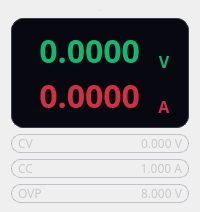
  <widget class="QWidget" name="digital">
   <property name="font">
    <font>
     <family>WenQuanYi Micro Hei</family>
    </font>
   </property>
   <property name="cursor">
    <cursorShape>BlankCursor</cursorShape>
   </property>
   <property name="contextMenuPolicy">
    <enum>Qt::NoContextMenu</enum>
   </property>
   <property name="styleSheet">
    <string notr="true">#measureframe{
	background-color: #080810;
  	border-radius: 12px;
 	border: 1.2px solid #3A3A4E;
}
#curr_label{
	font-weight: bold;
	font-size: 32px;
	color: #D23040;
}
#currunit_label{
	font-size: 16px;
	color: #D23040;
}
#volt_label{
	font-weight: bold;
	font-size: 32px;
	color: #10B870;
}
#voltunit_label{
	font-size: 16px;
	color: #10B870;
}


#cv_frame ,
#cc_frame,
#ovp_frame{ 
    background-color: rgba(255,255,255,0.035);
    border: 1px solid rgba(90,100,125,0.32);
	border-radius:9px;
}
#cv_frame QLabel,
#cc_frame QLabel,
#ovp_frame QLabel{
	font-size: 12px;
	color: #C9C9C9;
}
#cv_frame[Status=true] { 
    background: qlineargradient(spread:pad, x1:0, y1:0, x2:0, y2:1,
        stop:0 rgba(13, 175, 101, 0.36),
        stop:1 rgba(13, 175, 101, 0.12));
    border: 1px solid rgba(13,175,101,0.84);
}
#cc_frame[Status=true] { 
    background: qlineargradient(spread:pad, x1:0, y1:0, x2:0, y2:1,
        stop:0 rgba(223, 29, 50, 0.36),
        stop:1 rgba(223, 29, 50, 0.12));
    border: 1px solid rgba(223, 29, 50, 0.84);
}
#ovp_frame[Status=true] { 
    background: qlineargradient(spread:pad, x1:0, y1:0, x2:0, y2:1,
        stop:0 rgba(229, 194, 125, 0.36),
        stop:1 rgba(229, 194, 125, 0.12));
    border: 1px solid rgba(229, 194, 125, 0.84);
}</string>
   </property>
   <layout class="QVBoxLayout" name="verticalLayout" stretch="2,6,2,2,2">
    <property name="spacing">
     <number>6</number>
    </property>
    <property name="topMargin">
     <number>9</number>
    </property>
    <property name="bottomMargin">
     <number>9</number>
    </property>
    <item>
     <widget class="QLabel" name="digitalch_label">
      <property name="enabled">
       <bool>false</bool>
      </property>
      <property name="font">
       <font>
        <family>WenQuanYi Micro Hei</family>
        <pointsize>-1</pointsize>
        <weight>75</weight>
        <bold>true</bold>
       </font>
      </property>
      <property name="cursor">
       <cursorShape>BlankCursor</cursorShape>
      </property>
      <property name="contextMenuPolicy">
       <enum>Qt::NoContextMenu</enum>
      </property>
      <property name="styleSheet">
       <string notr="true"/>
      </property>
      <property name="lineWidth">
       <number>0</number>
      </property>
      <property name="text">
       <string>CH-1</string>
      </property>
      <property name="scaledContents">
       <bool>false</bool>
      </property>
      <property name="alignment">
       <set>Qt::AlignCenter</set>
      </property>
     </widget>
    </item>
    <item>
     <widget class="QFrame" name="measureframe">
      <property name="enabled">
       <bool>true</bool>
      </property>
      <property name="font">
       <font>
        <family>WenQuanYi Micro Hei</family>
        <pointsize>27</pointsize>
       </font>
      </property>
      <property name="cursor">
       <cursorShape>BlankCursor</cursorShape>
      </property>
      <property name="contextMenuPolicy">
       <enum>Qt::NoContextMenu</enum>
      </property>
      <property name="styleSheet">
       <string notr="true"/>
      </property>
      <property name="frameShape">
       <enum>QFrame::NoFrame</enum>
      </property>
      <property name="frameShadow">
       <enum>QFrame::Plain</enum>
      </property>
      <property name="lineWidth">
       <number>0</number>
      </property>
      <layout class="QGridLayout" name="gridLayout_2" rowstretch="0,0" columnstretch="4,1">
       <property name="leftMargin">
        <number>9</number>
       </property>
       <property name="topMargin">
        <number>9</number>
       </property>
       <property name="rightMargin">
        <number>9</number>
       </property>
       <property name="bottomMargin">
        <number>9</number>
       </property>
       <property name="horizontalSpacing">
        <number>9</number>
       </property>
       <property name="verticalSpacing">
        <number>0</number>
       </property>
       <item row="0" column="1">
        <widget class="QLabel" name="voltunit_label">
         <property name="font">
          <font>
           <family>WenQuanYi Micro Hei</family>
           <pointsize>-1</pointsize>
           <weight>75</weight>
           <bold>true</bold>
          </font>
         </property>
         <property name="cursor">
          <cursorShape>BlankCursor</cursorShape>
         </property>
         <property name="contextMenuPolicy">
          <enum>Qt::NoContextMenu</enum>
         </property>
         <property name="styleSheet">
          <string notr="true"/>
         </property>
         <property name="lineWidth">
          <number>0</number>
         </property>
         <property name="text">
          <string>V</string>
         </property>
         <property name="scaledContents">
          <bool>false</bool>
         </property>
         <property name="alignment">
          <set>Qt::AlignBottom|Qt::AlignHCenter</set>
         </property>
        </widget>
       </item>
       <item row="1" column="1">
        <widget class="QLabel" name="currunit_label">
         <property name="font">
          <font>
           <family>WenQuanYi Micro Hei</family>
           <pointsize>-1</pointsize>
           <weight>75</weight>
           <bold>true</bold>
          </font>
         </property>
         <property name="cursor">
          <cursorShape>BlankCursor</cursorShape>
         </property>
         <property name="contextMenuPolicy">
          <enum>Qt::NoContextMenu</enum>
         </property>
         <property name="styleSheet">
          <string notr="true"/>
         </property>
         <property name="lineWidth">
          <number>0</number>
         </property>
         <property name="text">
          <string>A</string>
         </property>
         <property name="alignment">
          <set>Qt::AlignBottom|Qt::AlignHCenter</set>
         </property>
        </widget>
       </item>
       <item row="0" column="0">
        <widget class="QLabel" name="volt_label">
         <property name="enabled">
          <bool>true</bool>
         </property>
         <property name="font">
          <font>
           <family>WenQuanYi Micro Hei</family>
           <pointsize>-1</pointsize>
           <weight>75</weight>
           <bold>true</bold>
           <stylestrategy>PreferDefault</stylestrategy>
          </font>
         </property>
         <property name="cursor">
          <cursorShape>BlankCursor</cursorShape>
         </property>
         <property name="contextMenuPolicy">
          <enum>Qt::NoContextMenu</enum>
         </property>
         <property name="styleSheet">
          <string notr="true"/>
         </property>
         <property name="lineWidth">
          <number>0</number>
         </property>
         <property name="text">
          <string>0.0000</string>
         </property>
         <property name="scaledContents">
          <bool>false</bool>
         </property>
         <property name="alignment">
          <set>Qt::AlignBottom|Qt::AlignRight|Qt::AlignTrailing</set>
         </property>
        </widget>
       </item>
       <item row="1" column="0">
        <widget class="QLabel" name="curr_label">
         <property name="enabled">
          <bool>true</bool>
         </property>
         <property name="font">
          <font>
           <family>WenQuanYi Micro Hei</family>
           <pointsize>-1</pointsize>
           <weight>75</weight>
           <bold>true</bold>
          </font>
         </property>
         <property name="cursor">
          <cursorShape>BlankCursor</cursorShape>
         </property>
         <property name="contextMenuPolicy">
          <enum>Qt::NoContextMenu</enum>
         </property>
         <property name="styleSheet">
          <string notr="true"/>
         </property>
         <property name="lineWidth">
          <number>0</number>
         </property>
         <property name="text">
          <string>0.0000</string>
         </property>
         <property name="scaledContents">
          <bool>false</bool>
         </property>
         <property name="alignment">
          <set>Qt::AlignBottom|Qt::AlignRight|Qt::AlignTrailing</set>
         </property>
        </widget>
       </item>
      </layout>
     </widget>
    </item>
    <item>
     <widget class="QFrame" name="cv_frame">
      <property name="cursor">
       <cursorShape>BlankCursor</cursorShape>
      </property>
      <property name="contextMenuPolicy">
       <enum>Qt::NoContextMenu</enum>
      </property>
      <property name="styleSheet">
       <string notr="true"/>
      </property>
      <property name="frameShape">
       <enum>QFrame::NoFrame</enum>
      </property>
      <property name="frameShadow">
       <enum>QFrame::Plain</enum>
      </property>
      <property name="lineWidth">
       <number>0</number>
      </property>
      <property name="Status" stdset="0">
       <bool>false</bool>
      </property>
      <layout class="QHBoxLayout" name="horizontalLayout_3">
       <property name="spacing">
        <number>0</number>
       </property>
       <property name="leftMargin">
        <number>6</number>
       </property>
       <property name="topMargin">
        <number>0</number>
       </property>
       <property name="rightMargin">
        <number>6</number>
       </property>
       <property name="bottomMargin">
        <number>0</number>
       </property>
       <item>
        <widget class="QLabel" name="cv_label">
         <property name="enabled">
          <bool>true</bool>
         </property>
         <property name="font">
          <font>
           <family>WenQuanYi Micro Hei</family>
           <pointsize>-1</pointsize>
           <weight>50</weight>
           <italic>false</italic>
           <bold>false</bold>
          </font>
         </property>
         <property name="cursor">
          <cursorShape>BlankCursor</cursorShape>
         </property>
         <property name="contextMenuPolicy">
          <enum>Qt::NoContextMenu</enum>
         </property>
         <property name="styleSheet">
          <string notr="true"/>
         </property>
         <property name="lineWidth">
          <number>0</number>
         </property>
         <property name="text">
          <string>CV</string>
         </property>
         <property name="scaledContents">
          <bool>false</bool>
         </property>
        </widget>
       </item>
       <item>
        <widget class="QLabel" name="cvvalue_label">
         <property name="enabled">
          <bool>true</bool>
         </property>
         <property name="font">
          <font>
           <family>WenQuanYi Micro Hei</family>
           <pointsize>-1</pointsize>
           <underline>false</underline>
          </font>
         </property>
         <property name="cursor">
          <cursorShape>BlankCursor</cursorShape>
         </property>
         <property name="contextMenuPolicy">
          <enum>Qt::NoContextMenu</enum>
         </property>
         <property name="styleSheet">
          <string notr="true"/>
         </property>
         <property name="lineWidth">
          <number>0</number>
         </property>
         <property name="text">
          <string>0.000 V</string>
         </property>
         <property name="scaledContents">
          <bool>false</bool>
         </property>
         <property name="alignment">
          <set>Qt::AlignRight|Qt::AlignTrailing|Qt::AlignVCenter</set>
         </property>
        </widget>
       </item>
      </layout>
     </widget>
    </item>
    <item>
     <widget class="QFrame" name="cc_frame">
      <property name="cursor">
       <cursorShape>BlankCursor</cursorShape>
      </property>
      <property name="contextMenuPolicy">
       <enum>Qt::NoContextMenu</enum>
      </property>
      <property name="styleSheet">
       <string notr="true"/>
      </property>
      <property name="frameShape">
       <enum>QFrame::NoFrame</enum>
      </property>
      <property name="frameShadow">
       <enum>QFrame::Plain</enum>
      </property>
      <property name="lineWidth">
       <number>0</number>
      </property>
      <property name="Status" stdset="0">
       <bool>false</bool>
      </property>
      <layout class="QHBoxLayout" name="horizontalLayout_4">
       <property name="spacing">
        <number>0</number>
       </property>
       <property name="leftMargin">
        <number>6</number>
       </property>
       <property name="topMargin">
        <number>0</number>
       </property>
       <property name="rightMargin">
        <number>6</number>
       </property>
       <property name="bottomMargin">
        <number>0</number>
       </property>
       <item>
        <widget class="QLabel" name="cc_label">
         <property name="enabled">
          <bool>true</bool>
         </property>
         <property name="font">
          <font>
           <family>WenQuanYi Micro Hei</family>
           <pointsize>-1</pointsize>
           <weight>50</weight>
           <bold>false</bold>
          </font>
         </property>
         <property name="cursor">
          <cursorShape>BlankCursor</cursorShape>
         </property>
         <property name="contextMenuPolicy">
          <enum>Qt::NoContextMenu</enum>
         </property>
         <property name="styleSheet">
          <string notr="true"/>
         </property>
         <property name="lineWidth">
          <number>0</number>
         </property>
         <property name="text">
          <string>CC  </string>
         </property>
         <property name="scaledContents">
          <bool>false</bool>
         </property>
        </widget>
       </item>
       <item>
        <widget class="QLabel" name="ccvalue_label">
         <property name="enabled">
          <bool>true</bool>
         </property>
         <property name="font">
          <font>
           <family>WenQuanYi Micro Hei</family>
           <pointsize>-1</pointsize>
          </font>
         </property>
         <property name="cursor">
          <cursorShape>BlankCursor</cursorShape>
         </property>
         <property name="contextMenuPolicy">
          <enum>Qt::NoContextMenu</enum>
         </property>
         <property name="styleSheet">
          <string notr="true"/>
         </property>
         <property name="lineWidth">
          <number>0</number>
         </property>
         <property name="text">
          <string>1.000 A</string>
         </property>
         <property name="scaledContents">
          <bool>false</bool>
         </property>
         <property name="alignment">
          <set>Qt::AlignRight|Qt::AlignTrailing|Qt::AlignVCenter</set>
         </property>
        </widget>
       </item>
      </layout>
     </widget>
    </item>
    <item>
     <widget class="QFrame" name="ovp_frame">
      <property name="cursor">
       <cursorShape>BlankCursor</cursorShape>
      </property>
      <property name="contextMenuPolicy">
       <enum>Qt::NoContextMenu</enum>
      </property>
      <property name="styleSheet">
       <string notr="true"/>
      </property>
      <property name="frameShape">
       <enum>QFrame::NoFrame</enum>
      </property>
      <property name="frameShadow">
       <enum>QFrame::Plain</enum>
      </property>
      <property name="lineWidth">
       <number>0</number>
      </property>
      <property name="Status" stdset="0">
       <bool>false</bool>
      </property>
      <layout class="QHBoxLayout" name="horizontalLayout_5">
       <property name="spacing">
        <number>0</number>
       </property>
       <property name="leftMargin">
        <number>6</number>
       </property>
       <property name="topMargin">
        <number>0</number>
       </property>
       <property name="rightMargin">
        <number>6</number>
       </property>
       <property name="bottomMargin">
        <number>0</number>
       </property>
       <item>
        <widget class="QLabel" name="ovp_label">
         <property name="enabled">
          <bool>true</bool>
         </property>
         <property name="font">
          <font>
           <family>WenQuanYi Micro Hei</family>
           <pointsize>-1</pointsize>
           <weight>50</weight>
           <bold>false</bold>
          </font>
         </property>
         <property name="cursor">
          <cursorShape>BlankCursor</cursorShape>
         </property>
         <property name="contextMenuPolicy">
          <enum>Qt::NoContextMenu</enum>
         </property>
         <property name="styleSheet">
          <string notr="true"/>
         </property>
         <property name="lineWidth">
          <number>0</number>
         </property>
         <property name="text">
          <string>OVP</string>
         </property>
         <property name="scaledContents">
          <bool>false</bool>
         </property>
        </widget>
       </item>
       <item>
        <widget class="QLabel" name="ovpvalue_label">
         <property name="enabled">
          <bool>true</bool>
         </property>
         <property name="font">
          <font>
           <family>WenQuanYi Micro Hei</family>
           <pointsize>-1</pointsize>
          </font>
         </property>
         <property name="cursor">
          <cursorShape>BlankCursor</cursorShape>
         </property>
         <property name="contextMenuPolicy">
          <enum>Qt::NoContextMenu</enum>
         </property>
         <property name="styleSheet">
          <string notr="true"/>
         </property>
         <property name="lineWidth">
          <number>0</number>
         </property>
         <property name="text">
          <string>8.000 V</string>
         </property>
         <property name="alignment">
          <set>Qt::AlignRight|Qt::AlignTrailing|Qt::AlignVCenter</set>
         </property>
        </widget>
       </item>
      </layout>
     </widget>
    </item>
   </layout>
  </widget>
